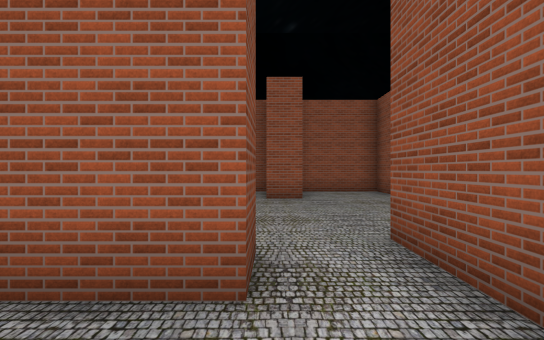
View 1 (above)

20 first-person views from a walk through a Unity game level. The camera is 1.5 m above the floor, looks level and sees 90° across. The floor is counted in squares, 2 m on a side. Each view is taken from the middle of a square. On the plan, view 1 faces up. The plan holds only what a view shows up to about 10 squares ahead; the rest is blank. The place goes on beyond the plan. The player is left out. Some animated figures are left out. Door leaves are left out, so doorways stand open. Some surface patterns are stand-ins.

View 2
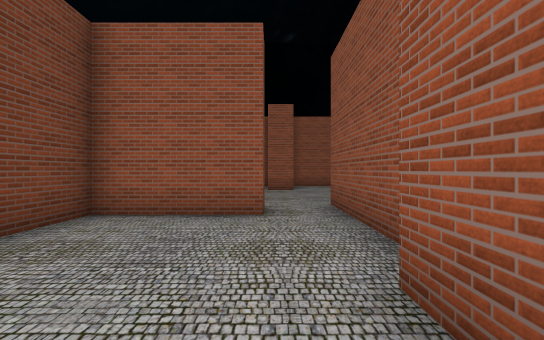

View 3
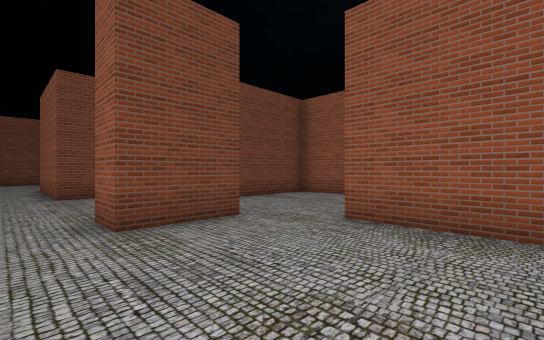

View 4
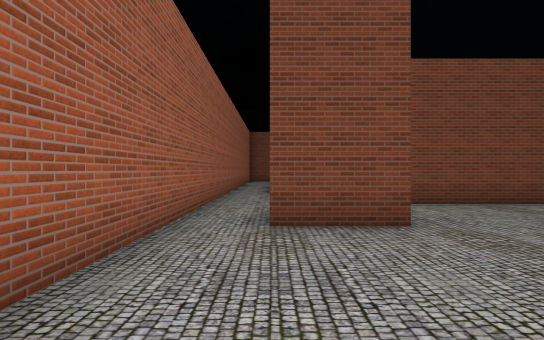

View 5
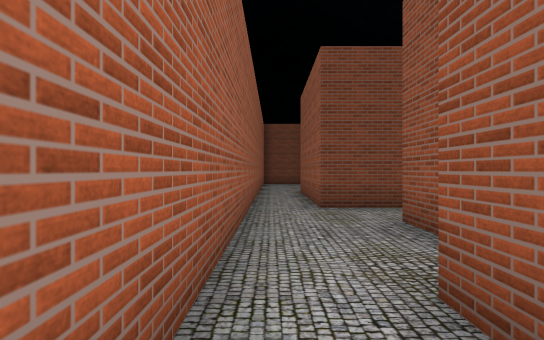

View 6
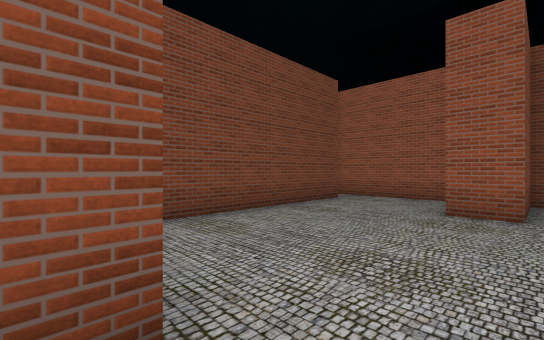

View 7
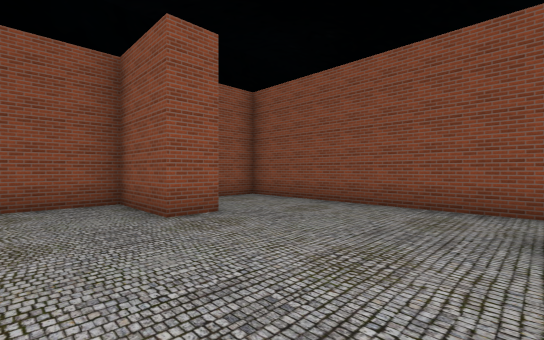

View 8
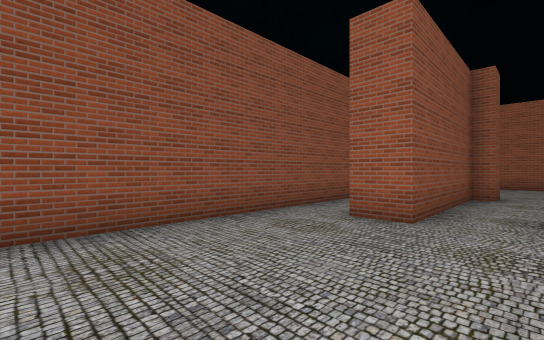

View 9
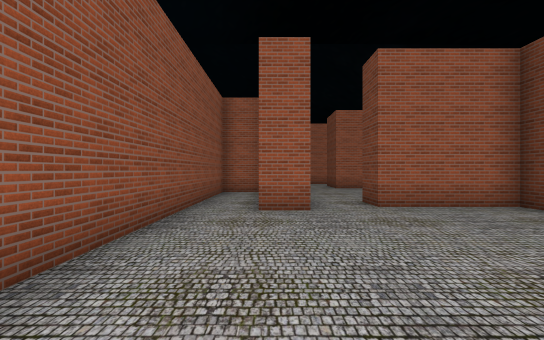

View 10
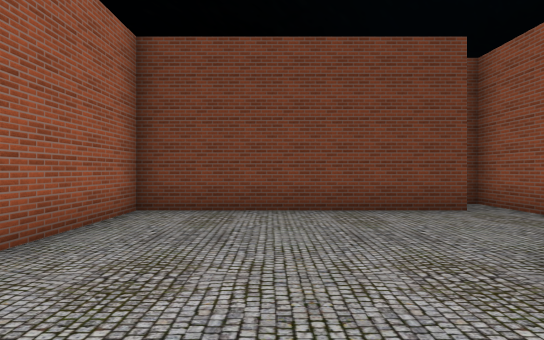

View 11
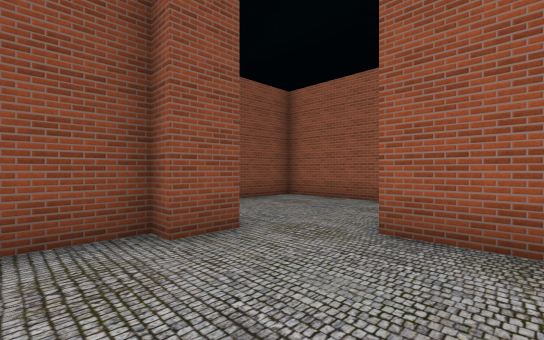

View 12
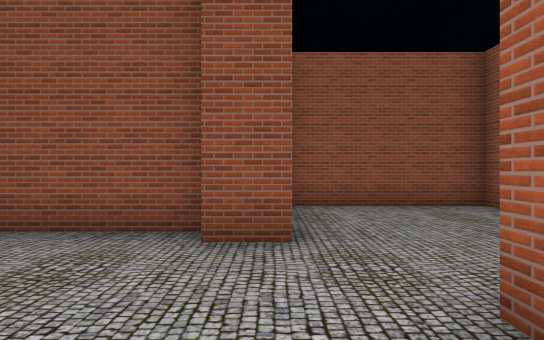

View 13
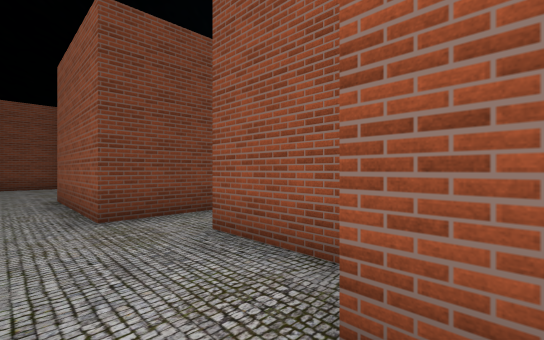

View 14
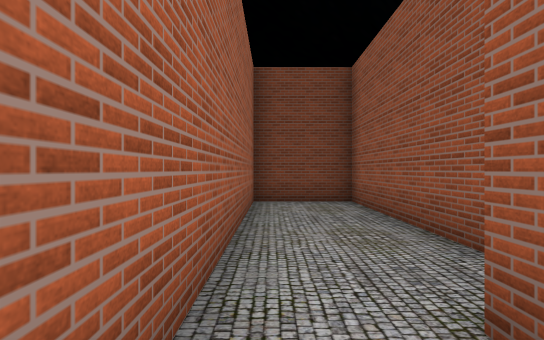

View 15
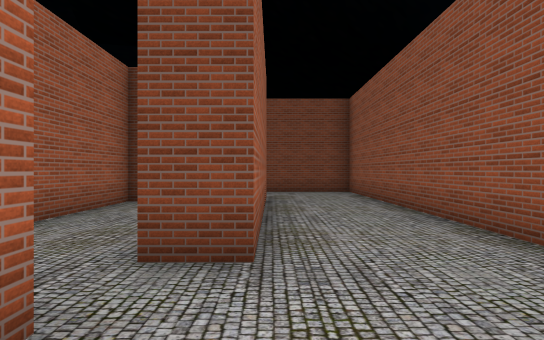

View 16
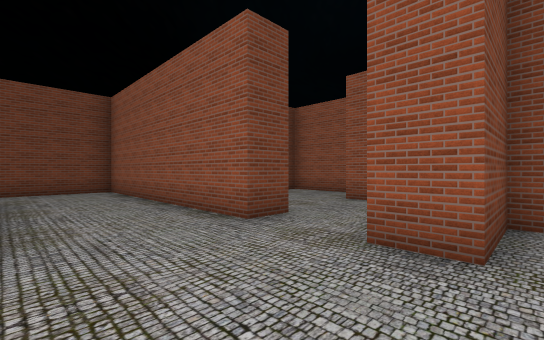

View 17
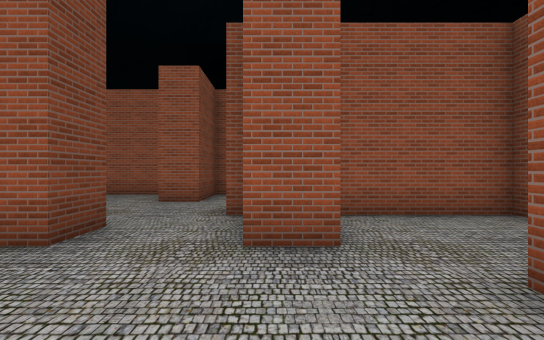

View 18
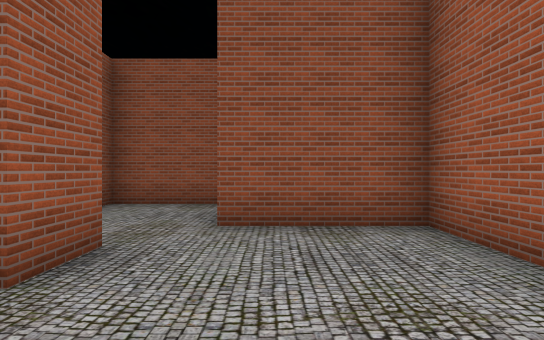

View 19
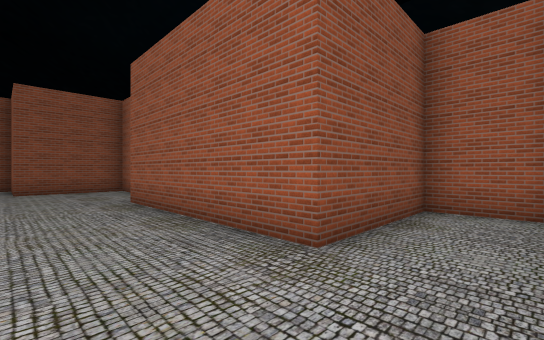

View 20
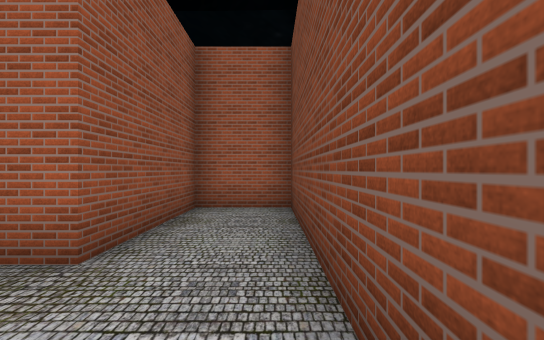

### Floor plan
Points are (right, up) in squares from view 1. A wall is a line through its corners. A room is listed if a view was taken in it or the views show most of it. See-through windows are left out.
Room 1 (views 1, 6, 11, 12)
walls: (0.8, -1.3) (1.3, -1.3) (1.3, 3); (-0.1, 2.5) (-0.1, 1.6) (-3, 1.6) (-3, -2); (-2, -3.2) (-0.6, -3.2)
ways out: opening at (0, -2) to room 2; opening at (0.5, 2) to room 3
Room 2 (views 2, 3, 4, 5, 13)
walls: (-0.6, -3.2) (-0.6, -5) (-1.6, -5); (3, -2.2) (0.8, -2.2) (0.8, -1.3); (-1.5, -6.4) (3.7, -6.4) (3.7, -2.4)
ways out: opening at (0, -2) to room 1; opening at (-2, -6) to room 4
Room 3 (views 7, 8, 9, 10)
walls: (1.3, 3) (2.2, 3); (-3, 8.6) (-3, 2.5) (-0.1, 2.5); (2.4, -1.3) (3.7, -1.3) (3.7, 9.5) (0.8, 9.5) (0.8, 7.2) (-0.1, 7.2) (-0.1, 9.5) (-4, 9.5)
ways out: opening at (0.5, 2) to room 1
Room 4 (view 14)
walls: (-5.4, -3.1) (-5.4, -5) (-9.2, -5); (-2.1, -4.1) (-4, -4.1); (-9.5, -6.4) (-1.5, -6.4)
ways out: opening at (-2, -6) to room 2; opening at (-9, -6) to room 6
Room 5 (views 15, 16, 17, 18, 19, 20)
walls: (-10.2, 0.6) (-10.2, -0.3) (-17.4, -0.3) (-17.4, -6.4) (-15.5, -6.4) (-15.5, -3.2) (-10.2, -3.2); (-9.2, -4.1) (-6.4, -4.1) (-6.4, -1.3) (-4, -1.3) (-4, 1.6) (-7.3, 1.6) (-7.3, -0.3) (-8.4, -0.3)
ways out: opening at (-10, -4) to room 6; opening at (-9.5, 0)
Room 6 (no view inside)
walls: (-10.2, -3.2) (-10.2, -4.1) (-14.5, -4.1) (-14.5, -6.4) (-9.5, -6.4)
ways out: opening at (-9, -6) to room 4; opening at (-10, -4) to room 5

Where each view was taken, in squares from view 1:
view 1: 0 up, 0 right, facing up
view 2: 3 down, 0 right, facing up
view 3: 6 down, 3 right, facing up-left
view 4: 5 down, 3 right, facing left
view 5: 6 down, 0 right, facing left
view 6: 2 up, 1 right, facing up-left
view 7: 3 up, 2 left, facing up-right
view 8: 7 up, 0 right, facing down-right
view 9: 8 up, 2 right, facing down
view 10: 5 up, 2 right, facing left
view 11: 0 up, 2 left, facing down-right
view 12: 2 down, 2 left, facing right
view 13: 6 down, 1 left, facing up-left
view 14: 6 down, 8 left, facing left
view 15: 3 down, 8 left, facing left
view 16: 3 down, 7 left, facing up-left
view 17: 3 down, 8 left, facing up
view 18: 2 down, 10 left, facing right
view 19: 1 down, 17 left, facing down-right
view 20: 1 down, 17 left, facing down
